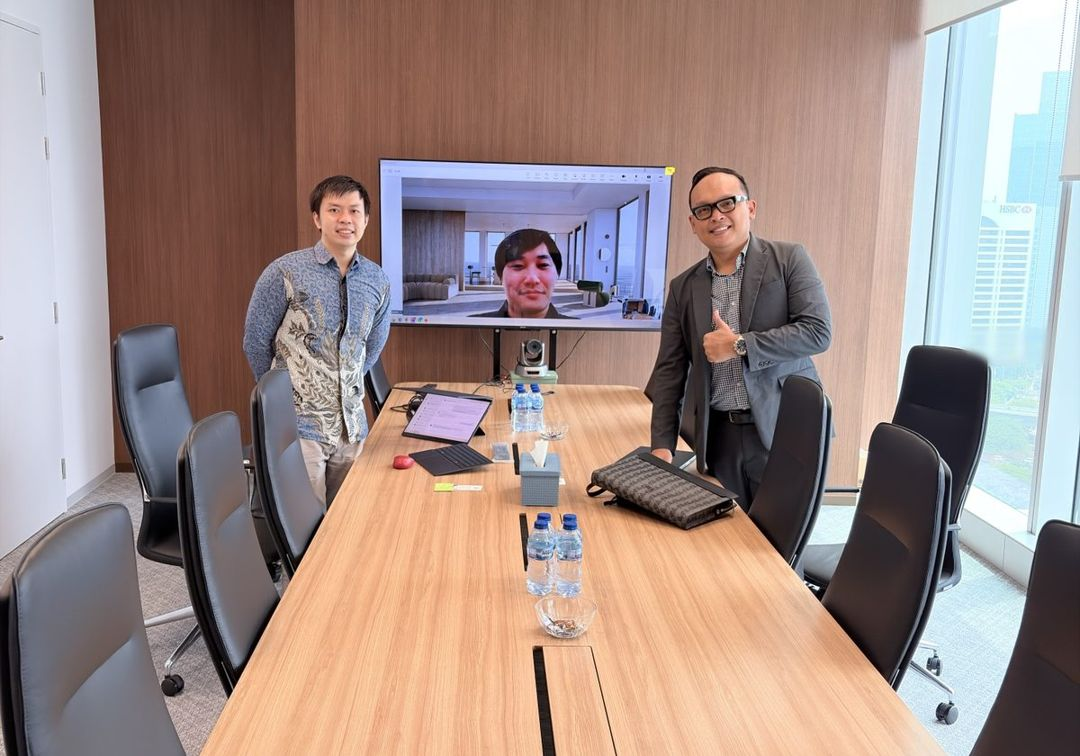
#> input picture shared/share-bg/1.jpg, 1080 x 756 px
$ python poster_daerah.py
#> lines starting #> are read from the running program, lines starting #| are printed output that depends on the picture
### shared/ananta_foto.py
# -*- coding: utf-8 -*-
"""Foto Ananta untuk poster artikel CA, US, Kompasiana, dan artikel daerah (17 Nov 2026, Bos: "pakenya foto
yang itu itu saja", "di CA dan US sama sekali gak ada foto saya").
Sumber: Drive "1. Foto Profesional/Raw (belum dipilih)" (IMG_3217, 3219, 3222, Foto 2, 7599) + foto jas navy lama + foto BG Hijau (16 Nov).
Latar sudah dipotong (PNG transparan) di shared/ananta/. Foto KPMG tidak dipakai (logo firma lain).
pick(key) memilih foto secara tetap per artikel (hash), sehingga foto menyebar merata dan tidak berganti tiap build."""
import os, hashlib
import numpy as np
from PIL import Image, ImageDraw, ImageFilter

HERE = os.path.dirname(os.path.abspath(__file__))
DIR = os.path.join(HERE, "ananta")
# nama file -> (tinggi relatif di poster, posisi geser horizontal relatif lebar foto)
POOL = {
    "ananta-navy.png": (1.00, 0.00),
    "ananta-noir.png": (0.92, 0.04),
    "ananta-kursi-hitam.png": (0.96, 0.10),
    "ananta-tigapotong.png": (1.00, 0.02),
    "ananta-abu.png": (0.92, 0.04),
    "ananta-kursi-putih.png": (0.96, 0.10),
    "ananta-hijau.png": (0.98, 0.02),
}
NAMES = list(POOL)


_ASSIGN = None


def _assign():
    """shared/ananta/assign.json: judul -> foto, dibagi bergiliran per kelompok (caus_poster_foto_20261117.py)
    supaya sebaran merata. Judul yang belum tercatat memakai hash."""
    global _ASSIGN
    if _ASSIGN is None:
        import json
        f = os.path.join(DIR, "assign.json")
        _ASSIGN = json.load(open(f, encoding="utf-8")) if os.path.exists(f) else {}
    return _ASSIGN


def pick(key):
    n = _assign().get(key or "")
    if n in POOL: return n
    return NAMES[int(hashlib.md5(("foto" + (key or "")).encode()).hexdigest(), 16) % len(NAMES)]


def paste(im, key, right, bottom, height, c2, fade_left=.14, fade_bottom=.22, name=None):
    """Tempel foto (dipilih dari key) dengan tepi kanan di `right` dan dasar di `bottom`.
    Bawah dan kiri memudar ke gradasi, bayangan didinginkan dengan warna topik, ada cahaya tepi tipis."""
    name = name or pick(key)
    rel, shift = POOL[name]
    p = Image.open(os.path.join(DIR, name)).convert("RGBA")
    h = int(height * rel); w = int(p.width * h / p.height)
    p = p.resize((w, h), Image.LANCZOS)
    x = int(right - w + w * shift); y = int(bottom - h)
    a = np.asarray(p, "float32")
    rgb, al = a[..., :3], a[..., 3] / 255
    lum = rgb.mean(-1, keepdims=True) / 255
    rgb = rgb * (.90 + .06 * lum) + np.array(c2, "float32") * .06 * (1 - lum)
    yy, xx = np.mgrid[0:h, 0:w].astype("float32")
    fb = np.clip((h - yy) / (h * fade_bottom), 0, 1) if fade_bottom else 1
    fl = np.clip(xx / (w * fade_left), 0, 1) if fade_left else 1
    al = al * fb * fl
    halo = Image.new("L", im.size, 0)
    ImageDraw.Draw(halo).ellipse([x + w * .15, y + h * .0, x + w * .85, y + h * .70], fill=64)
    halo = halo.filter(ImageFilter.GaussianBlur(max(8, h / 7)))
    glow = Image.new("RGB", im.size, tuple(int(min(255, v * 1.5 + 60)) for v in c2))
    im.paste(glow, (0, 0), halo)
    out = Image.fromarray(np.dstack([rgb.clip(0, 255), al * 255]).astype("uint8"), "RGBA")
    im.paste(out, (x, y), out)
    return x


# [6 lines left out: function grain, not called in this run]

### fa_content/daerah20261115/poster_daerah.py
# -*- coding: utf-8 -*-
"""Poster artikel daerah (15 Nov 2026, Bos: "poster gaya FA, foto gradasi, pakai yang jas berdasi").
Dua ukuran: feed 1080x1350 (LinkedIn/IG) dan og 1200x630 (og:image halaman).
Gaya: noir FA (latar gelap bergradasi warna topik, foto stok di-blur + grain), foto Bos jas navy dasi kuning
memudar ke gradasi, judul Newsreader, teks Poppins Light. Logo asli (FA wordmark, lockup CA/US), bukan tulisan.
Tanpa emoji, tanpa em dash, tanpa nomor HP."""
import os, hashlib
import numpy as np
from PIL import Image, ImageDraw, ImageFont, ImageFilter

HERE = os.path.dirname(os.path.abspath(__file__))
REPO = os.path.abspath(os.path.join(HERE, '..', '..'))
AS = os.path.join(HERE, 'assets')
BG = os.path.join(REPO, 'shared', 'share-bg')
UF = os.path.join(REPO, 'updatesak', 'fonts')

BRAND = {
    'fa': dict(dom='faindonesia.co.id', logo=os.path.join(REPO, 'out', 'faindonesia', 'img', 'brand', 'wm-light.png'), lh=44,
               tag='Spirit & Hope. Since 2016'),
    'ca': dict(dom='cariakuntan.com', logo=os.path.join(REPO, 'shared', 'logo', 'ca-lockup-dark.png'), lh=70,
               tag='KAP, KJA, KJPP, dan Konsultan Pajak'),
    'us': dict(dom='updatesak.com', logo=os.path.join(REPO, 'shared', 'logo', 'us-lockup-dark.png'), lh=70,
               tag='Standar, Kertas Kerja, Kalkulator'),
    'ks': dict(dom='Kompasiana', logo=None, lh=0, tag='Catatan Praktik Keuangan'),
}
# warna per brand x topik: (warna gradasi, warna aksen)
PAL = {
    ('fa', 'abc'): ((13, 92, 99), (126, 224, 214)),      # teal
    ('fa', 'pe'): ((52, 36, 110), (190, 178, 255)),      # indigo
    ('fa', 'cfo'): ((126, 54, 22), (255, 196, 140)),     # terracotta
    ('ca', 'abc'): ((20, 70, 190), (150, 190, 255)),     # biru CA
    ('ca', 'pe'): ((20, 52, 130), (140, 210, 255)),
    ('ca', 'cfo'): ((36, 60, 160), (255, 214, 130)),
    ('us', 'abc'): ((10, 104, 86), (126, 224, 195)),     # hijau US
    ('us', 'pe'): ((8, 84, 96), (150, 230, 220)),
    ('us', 'cfo'): ((30, 98, 60), (214, 236, 150)),
    ('ks', 'abc'): ((96, 30, 46), (255, 176, 176)),      # marun
    ('ks', 'pe'): ((70, 34, 96), (226, 180, 250)),       # plum
    ('ks', 'cfo'): ((104, 76, 14), (252, 216, 110)),     # amber
}
TOPIK_OG = {'abc': 'Unit Cost · Activity Based Costing', 'pe': 'Pendanaan RS · PE & VC', 'cfo': 'Fractional CFO'}
TOPIK = {'abc': 'Unit Cost · Activity Based Costing', 'pe': 'Pendanaan RS · Private Equity & Venture Capital', 'cfo': 'Fractional CFO'}


# [5 lines left out: function _serif, not called in this run]


def _sans(size, w='Light'):
    return ImageFont.truetype(os.path.join(UF, f'Poppins-{w}.ttf'), size)


# [25 lines left out: functions _wrap, _balance, not called in this run]


def _bg(W, H, key, c2, photo_box):
#> called with W = 1080, H = 1350, c2 = (13, 92, 99), photo_box = (320, 0, 760, 820)
    rng = np.random.default_rng(int(hashlib.md5(key.encode()).hexdigest()[:8], 16))
    yy, xx = np.mgrid[0:H, 0:W].astype('float32')
    # gradasi: warna topik dari kiri bawah, noir di kanan atas
    d = np.sqrt((xx / W) ** 2 + ((H - yy) / H) ** 2) / 1.3
    d = np.clip(d / .78, 0, 1)[..., None]
    c0 = np.array([6, 8, 14], 'float32'); cc = np.array(c2, 'float32')
    base = cc * .92 + (c0 - cc * .92) * d
    im = Image.fromarray(base.clip(0, 255).astype('uint8'), 'RGB')
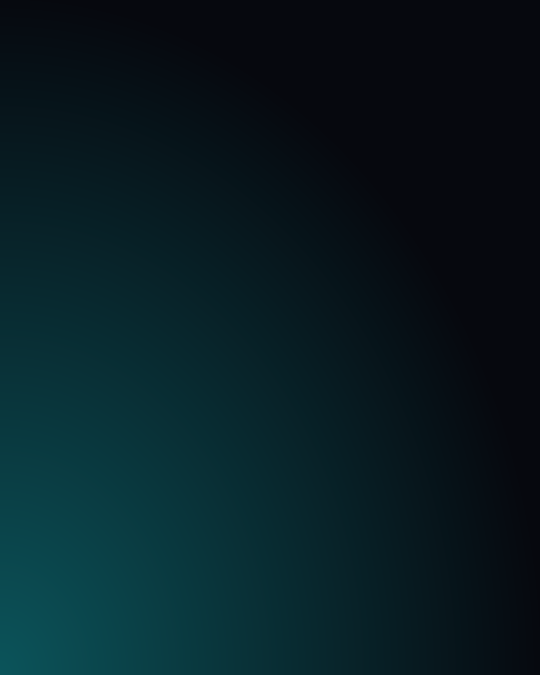
#> im: PIL image 1080x1350 RGB (shown at 1/2 size); mean R, G, B 7.2, 28.2, 34.3
    # foto stok di-blur, diberi warna, memudar
    fs = sorted(f for f in os.listdir(BG) if f.endswith('.jpg'))
    ph = Image.open(os.path.join(BG, fs[int(hashlib.md5(('bg' + key).encode()).hexdigest(), 16) % len(fs)])).convert('RGB')
#> ph is the input picture: PIL image 1080x756 RGB; mean R, G, B 159.2, 140.2, 135.1
    px, py, pw, phh = photo_box
    sc = max(pw / ph.width, phh / ph.height)
#> sc = 1.08
    ph = ph.resize((int(ph.width * sc) + 1, int(ph.height * sc) + 1), Image.LANCZOS)
#> ph: PIL image 1172x821 RGB
    x0 = (ph.width - pw) // 2; y0 = (ph.height - phh) // 2
#> after `x0 = (ph.width - pw) // 2`: x0 = 206
#> after `y0 = (ph.height - phh) // 2`: y0 = 0
    ph = ph.crop((x0, y0, x0 + pw, y0 + phh)).filter(ImageFilter.GaussianBlur(max(W, H) / 60))
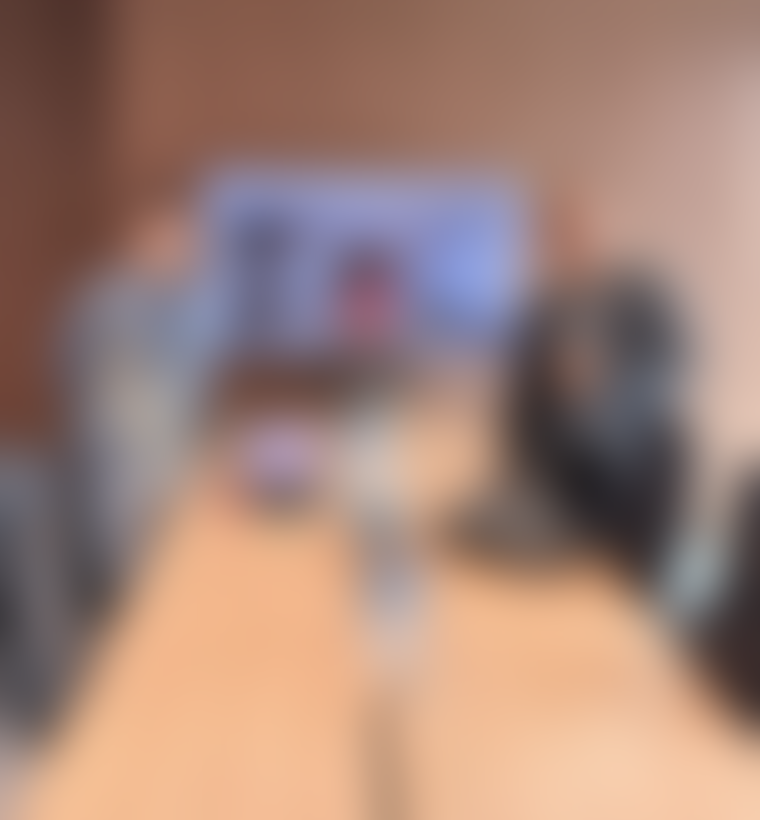
#> ph: PIL image 760x820 RGB; mean R, G, B 162.1, 131.4, 120.3
    g = np.asarray(ph.convert('L'), 'float32')[..., None] / 255
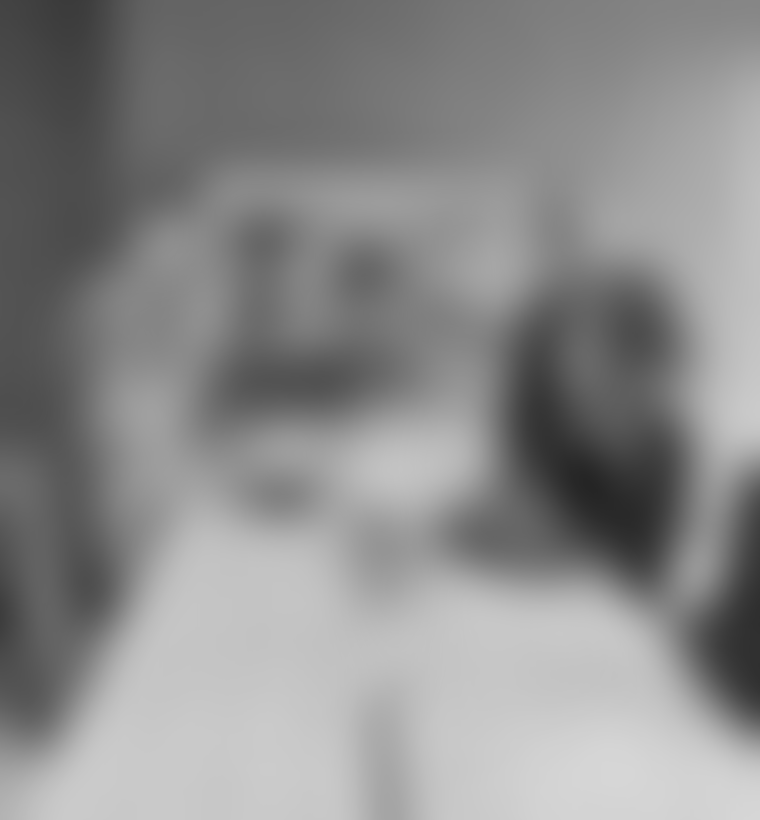
#> g: shape (820, 760, 1) float32; min 0.145, max 0.839, mean 0.546
    tint = (g * 1.25).clip(0, 1) * (cc * .55 + 70) + (1 - g) * c0
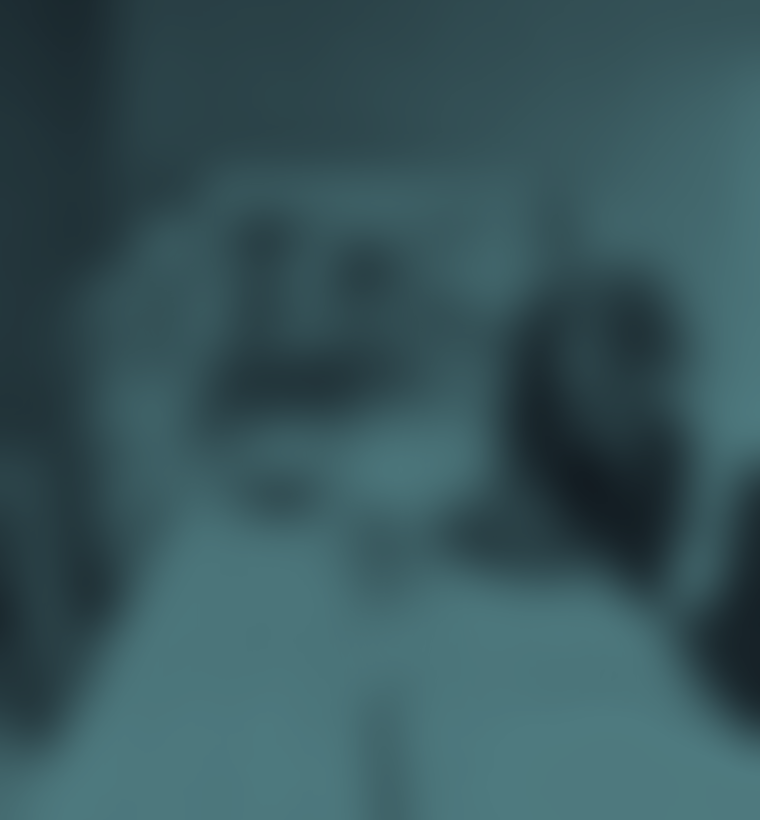
#> tint: shape (820, 760, 3) float32; mean R, G, B 55.3, 85.9, 91.3
    ph = Image.fromarray(tint.clip(0, 255).astype('uint8'), 'RGB')
    my, mx = np.mgrid[0:phh, 0:pw].astype('float32')
    m = np.clip(mx / pw / .55, 0, 1) * np.clip((phh - my) / phh / .35, 0, 1) * .62
    im.paste(ph, (px, py), Image.fromarray((m * 255).astype('uint8'), 'L'))
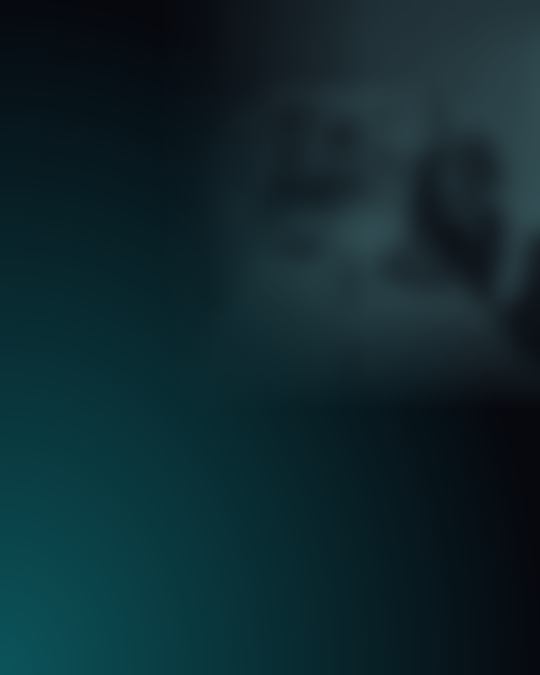
#> im: PIL image 1080x1350 RGB (shown at 1/2 size); mean R, G, B 14.7, 39.6, 45.7
    a = np.asarray(im, 'float32')
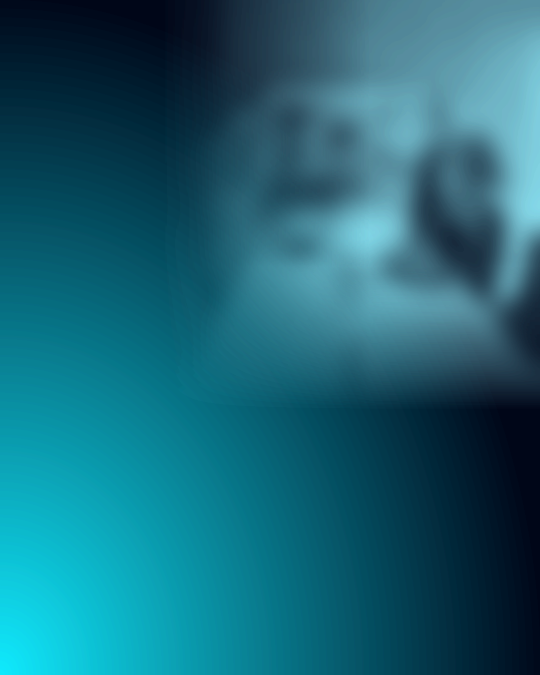
#> a: shape (1350, 1080, 3) float32 (shown at 1/2 size); mean R, G, B 14.7, 39.6, 45.7; drawn with min black and max white
    a += rng.normal(0, 5.5, a.shape[:2])[..., None]          # grain
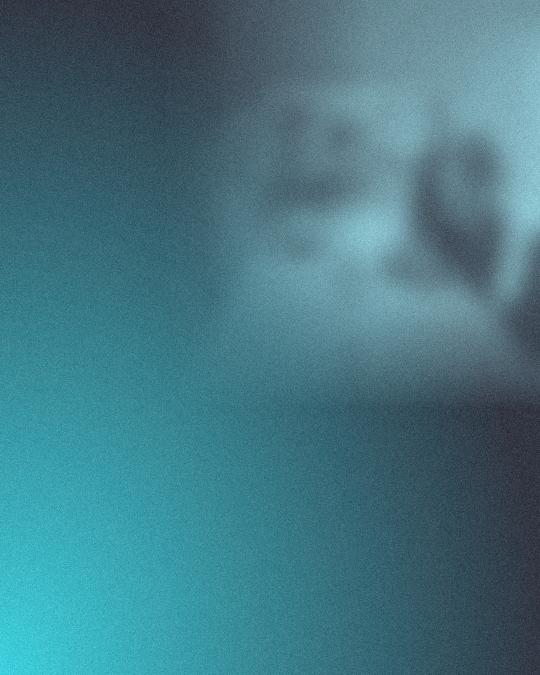
#> a: shape (1350, 1080, 3) float32 (shown at 1/2 size); mean R, G, B 14.7, 39.6, 45.6; drawn with min black and max white
    # vignette halus
    v = 1 - .22 * (((xx - W / 2) / (W / 2)) ** 2 + ((yy - H / 2) / (H / 2)) ** 2)[..., None] / 2
    return Image.fromarray((a * v).clip(0, 255).astype('uint8'), 'RGB')


def _person(im, box, c2, fade_left=.0, fade_bottom=.22, key=''):
    """Tempel foto potong di box=(x, y, tinggi). 17 Nov 2026: foto dipilih bergiliran per artikel dari
    shared/ananta_foto.py (6 foto profesional), bukan satu foto jas navy saja."""
    import sys; sys.path.insert(0, os.path.join(REPO, 'shared'))
    import ananta_foto as af
    x, y, h = box
    pw = int(700 * h / 875)
    af.paste(im, key, x + pw, y + h, h, c2, fade_left=fade_left, fade_bottom=fade_bottom)
    im.paste(af.grain(im, key, 4.5))  # noise noir merata, foto ikut


# [9 lines left out: function _logo, not called in this run]


def feed(brand, topik, kota, title, out, byline='Ananta W. Sasongko, CPA'):
    W, H = 1080, 1350; m = 84
    c2, ac = PAL[(brand, topik)]
    im = _bg(W, H, brand + topik + kota + title, c2, (W - 760, 0, 760, 820))
    ph = 770
    pw = int(700 * ph / 875)
    _person(im, (W - pw + 36, H - ph - 120, ph), c2, fade_left=.10, fade_bottom=.30, key=title)
    # gradasi gelap di bawah untuk pita info
    ov = np.zeros((H, W), 'float32'); yy = np.arange(H)[:, None]
    ov[:] = np.clip((yy - (H - 420)) / 300, 0, 1) * .93
    im.paste(Image.new('RGB', (W, H), (6, 8, 14)), (0, 0), Image.fromarray((ov * 255).astype('uint8'), 'L'))
    dr = ImageDraw.Draw(im)
    lh = _logo(im, dr, brand, m, m - 6)
    # garis tipis + kicker
    y = m + lh + 54
    dr.text((m, y), TOPIK[topik].upper(), font=_sans(23, 'Medium'), fill=ac)
    y += 50
    size = 78
    while True:
        f = _serif(size, 400); lines = _balance(dr, title, f, W - 2 * m - 20)
        if len(lines) * int(size * 1.12) <= 262 or size <= 48: break
        size -= 2
    for ln in lines:
        dr.text((m, y), ln, font=f, fill='white'); y += int(size * 1.12)
    dr.rectangle([m, y + 22, m + 96, y + 26], fill=ac)
    # kota (italic serif) di kiri bawah
    dr.text((m, H - 316), kota, font=_serif(60, 380, italic=True), fill='white')
    dr.text((m, H - 240), 'Artikel untuk pemilik usaha dan direksi di daerah', font=_sans(23), fill=(214, 220, 228))
    # pita bawah
    dr.line([(m, H - 150), (W - m, H - 150)], fill=(255, 255, 255, 90), width=1)
    dr.text((m, H - 112), ('Baca di ' if brand == 'ks' else 'Baca: ') + BRAND[brand]['dom'], font=_sans(27, 'Medium'), fill='white')
    dr.text((m, H - 72), BRAND[brand]['tag'], font=_sans(21), fill=(190, 198, 208))
    if byline:
        dr.text((W - m, H - 112), byline, font=_sans(23, 'Medium'), fill='white', anchor='ra')
        dr.text((W - m, H - 72), 'Penulis', font=_sans(21), fill=(190, 198, 208), anchor='ra')
    os.makedirs(os.path.dirname(out), exist_ok=True)
    im.save(out, 'JPEG', quality=88, optimize=True, progressive=True)


# [22 lines left out: function og, not called in this run]


if __name__ == '__main__':
    import sys
    o = sys.argv[1] if len(sys.argv) > 1 else '/tmp/poster-test'
    T = 'Unit Cost Rumah Sakit di Surabaya: Activity Based Costing dari Pool Biaya sampai Tarif'
    for b in ('fa', 'ca', 'us', 'ks'):
#> (the run stopped early here; a loop or call above may not have finished)
